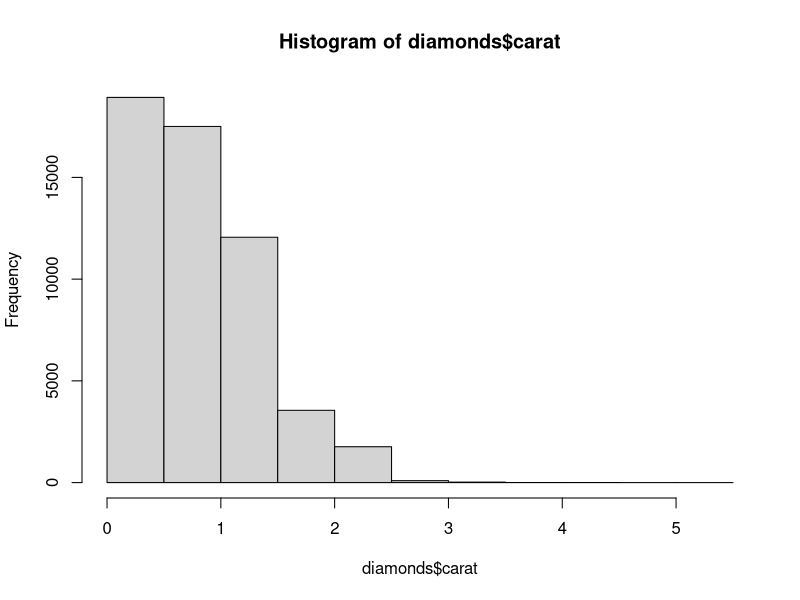
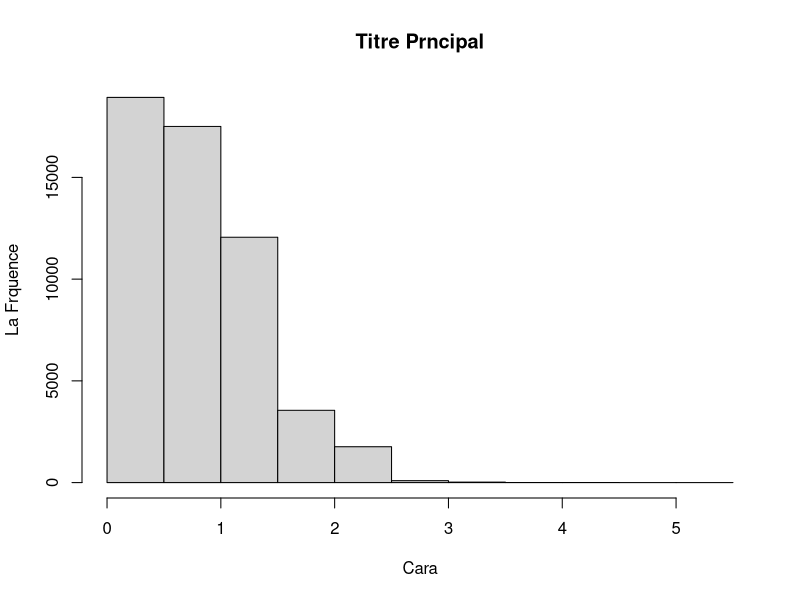

Here is the R script that generated these plots, in order:
#get diamonds data in ggplot2 packages
require(ggplot2)
#load data with data()
data("diamonds")
head(diamonds)

#Make histograms with base graphics
#pour cela utilise la fonction hist():

hist(diamonds$carat)

#donner un titre a un histogram, son x-achse et y-achse

hist(diamonds$carat, main = "Titre Prncipal", xlab = "Cara", ylab = "La Frquence")
